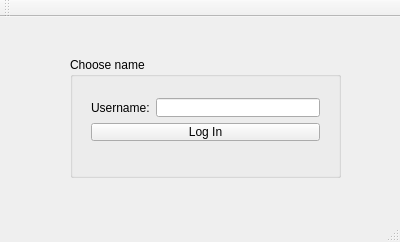
<?xml version="1.0" encoding="UTF-8"?>
<ui version="4.0">
 <class>LogInWindow</class>
 <widget class="QMainWindow" name="LogInWindow">
  <property name="geometry">
   <rect>
    <x>0</x>
    <y>0</y>
    <width>400</width>
    <height>242</height>
   </rect>
  </property>
  <property name="windowTitle">
   <string>LogInWindow</string>
  </property>
  <widget class="QWidget" name="centralWidget">
   <widget class="QGroupBox" name="groupBox">
    <property name="geometry">
     <rect>
      <x>70</x>
      <y>40</y>
      <width>271</width>
      <height>121</height>
     </rect>
    </property>
    <property name="title">
     <string>Choose name</string>
    </property>
    <widget class="QWidget" name="layoutWidget">
     <property name="geometry">
      <rect>
       <x>10</x>
       <y>30</y>
       <width>251</width>
       <height>85</height>
      </rect>
     </property>
     <layout class="QVBoxLayout" name="verticalLayout_2">
      <item>
       <layout class="QVBoxLayout" name="verticalLayout">
        <item>
         <layout class="QHBoxLayout" name="horizontalLayout">
          <item>
           <widget class="QLabel" name="label">
            <property name="text">
             <string>Username:</string>
            </property>
            <property name="buddy">
             <cstring>lineEditUserName</cstring>
            </property>
           </widget>
          </item>
          <item>
           <widget class="QLineEdit" name="lineEditUserName"/>
          </item>
         </layout>
        </item>
        <item>
         <widget class="QPushButton" name="pushButtonLogIn">
          <property name="text">
           <string>Log In</string>
          </property>
         </widget>
        </item>
       </layout>
      </item>
      <item>
       <widget class="QLabel" name="stateLabel">
        <property name="text">
         <string/>
        </property>
       </widget>
      </item>
     </layout>
    </widget>
   </widget>
  </widget>
  <widget class="QToolBar" name="mainToolBar">
   <attribute name="toolBarArea">
    <enum>TopToolBarArea</enum>
   </attribute>
   <attribute name="toolBarBreak">
    <bool>false</bool>
   </attribute>
  </widget>
  <widget class="QStatusBar" name="statusBar"/>
  <widget class="QMenuBar" name="menuBar">
   <property name="geometry">
    <rect>
     <x>0</x>
     <y>0</y>
     <width>400</width>
     <height>22</height>
    </rect>
   </property>
  </widget>
 </widget>
 <layoutdefault spacing="6" margin="11"/>
 <resources/>
 <connections/>
</ui>
